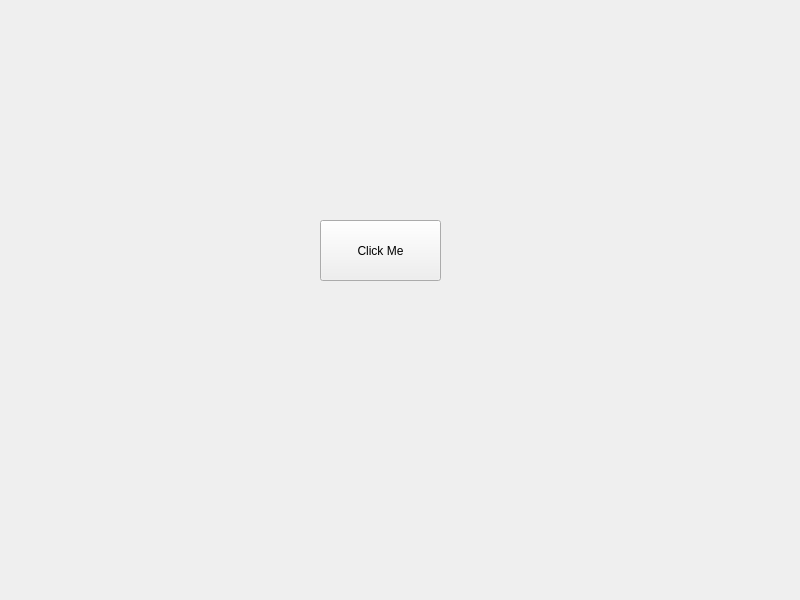
<?xml version="1.0" encoding="UTF-8"?>
<ui version="4.0">
 <class>Widget</class>
 <widget class="QWidget" name="Widget">
  <property name="geometry">
   <rect>
    <x>0</x>
    <y>0</y>
    <width>800</width>
    <height>600</height>
   </rect>
  </property>
  <property name="windowTitle">
   <string>Widget</string>
  </property>
  <widget class="QPushButton" name="pushButton">
   <property name="geometry">
    <rect>
     <x>320</x>
     <y>220</y>
     <width>121</width>
     <height>61</height>
    </rect>
   </property>
   <property name="text">
    <string>Click Me</string>
   </property>
  </widget>
 </widget>
 <resources/>
 <connections/>
</ui>
